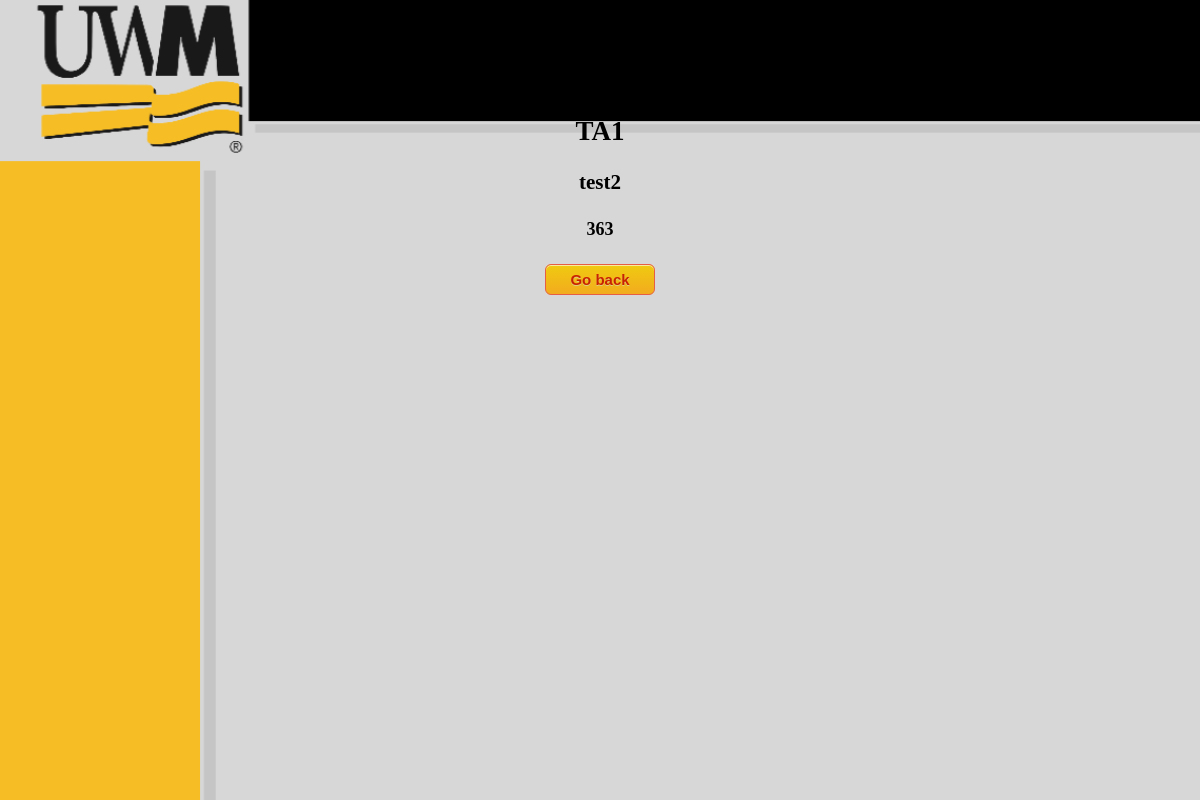
The page /thiscourse/?name=363 on the database its author committed.
### TAApp/models.py (models this page shows, shortened)
class TA(models.Model):
    name = models.CharField(max_length=20, null=True)
    project_manager = models.ForeignKey(Instructor, on_delete=models.CASCADE, null=True)
    role = "TA"
    def __str__(self):
        return self.name

class Course(models.Model):
    name = models.CharField(max_length=20, null=True)
    description = models.CharField(max_length=50, null=True)
    project_manager = models.ForeignKey(Administrator, on_delete=models.CASCADE, null=True, blank=True, default="")
    instructor = models.ForeignKey(Instructor, on_delete=models.CASCADE, default="")
    instructorTA = models.ForeignKey(TA, on_delete=models.CASCADE, default="")

### TAApp/views.py (the view)
# urls.py: path('thiscourse/', thisCourse.as_view()),
class thisCourse(View):
    def get(self,request):
        coursename = request.GET.get('name')
        thiscourse = Course.objects.get(name = coursename)
        return render(request, 'thiscourse.html', {'inst' :str(thiscourse.instructor), 'tadude': str(thiscourse.instructorTA), 'desc': thiscourse.description, 'name': str(thiscourse.name)  })

### TAApp/models.py (called while the page is built)
    def __str__(self):
        return self.name

### templates/thiscourse.html (shortened to what this page needs)
{% load static %}
<link rel="stylesheet" type="text/css" href="{% static '/css/style.css' %}"/>
<!DOCTYPE html>
<html lang="en">
<head>
</head>
<body>
<div class="center">
<div class="bg">
    <div class="HeaderHome"></div>
    <br/>
<div id = "inst">
    <h1>{{ inst }}</h1>
</div>
<div id = "tadude">
    <h2>{{ tadude }}</h2>
</div>
<div id = "desc">
    <h3>{{ desc }}</h3>
</div>
<div id = "name">
    <h4>{{ name }}</h4>
</div>
        <form action='/go_back/' method="get">
             <input type="submit" value="Go back">
        </form>
</div>
</div>
</body>
</html>

### TAApp/static/css/style.css (style rules this page uses)
input[type=button], input[type=submit] { box-shadow:inset 0px 1px 0px 0px #f9eca0; background:linear-gradient(to bottom, #f0c911 5%, #f2ab1e 100%); background-color:#f0c911; border-radius:6px; border:1px solid #e65f44; display:inline-block; cursor:pointer; color:#c92200; font-family:Arial; font-size:15px; font-weight:bold; padding:6px 24px; text-decoration:none; text-shadow:0px 1px 0px #ded17c; margin: 0 auto; display: block; }
.center, h1 { text-align: center; margin-left:auto; margin-right:auto; }
body, html { font-family: "Trebuchet MS"; font-size: large; font-weight: bold; height: 100%; margin: 0; }
.bg { background-image: url("../images/background.png"); height: 100%; background-position: center; background-repeat: no-repeat; background-size: cover; background-position: initial; }
.HeaderHome { height: 5px; }

### rows shown on the page
TA: name "TA1"
Course: description "test2", name "363"
